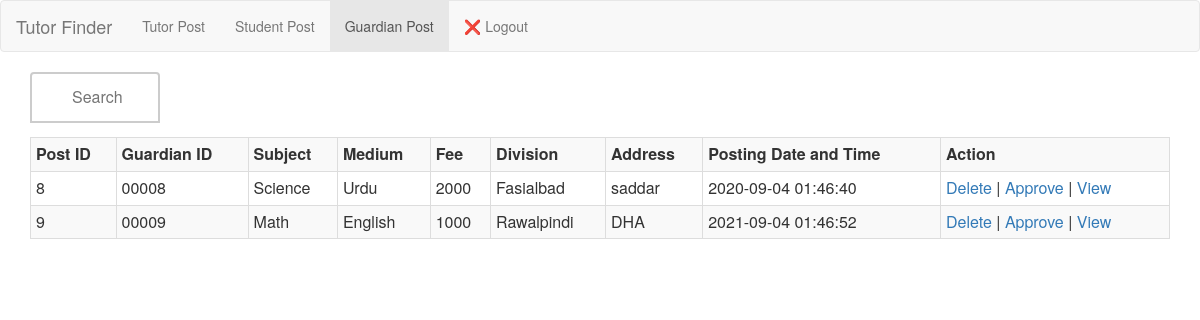
The page /adguardianpost.php on the database its author committed.
### tables this page shows
CREATE TABLE `g_post_temp` (
  `post_id` int(10) NOT NULL,
  `g_id` varchar(15) NOT NULL,
  `subjects` varchar(15) NOT NULL,
  `medium` varchar(10) NOT NULL,
  `salary` int(8) NOT NULL,
  `divisions` varchar(15) NOT NULL,
  `address` varchar(25) NOT NULL,
  `dateTime` timestamp NOT NULL DEFAULT CURRENT_TIMESTAMP
);

### adguardianpost.php (the view, shortened to what this page needs)
<!DOCTYPE <!DOCTYPE html>
<html>
<head>
    <link href="css/bootstrap.min.css" rel="stylesheet">
    <link href="css/bootstrap.css" rel="stylesheet">
    <link href="css/style2.css" rel="stylesheet">
</head>
<body>
<nav class="navbar navbar-default">
    <div class="container-fluid">
        <div class="navbar-header">
            <a class="navbar-brand" href="#index.php">Tutor Finder</a>
        </div>
        <ul class="nav navbar-nav">
            <li><a href="adtutorpost.php">Tutor Post</a></li>
            <li><a href="adstudentpost.php">Student Post</a></li>
            <li class="active"><a href="adguardianpost.php">Guardian Post</a></li>
            <li><a href="logout.php"><?php echo '<span>&#10060</span>'?> Logout</a></li>
        </ul>
    </div>
</nav>
<div class="container">
<form>
    <input type="text" name="search" placeholder="Search" onkeyup="showResult(this.value)">
</form>
<table class="table table-striped table-bordered table-condensed">
    <tr>
    <th>Post ID</th>
    <th>Guardian ID</th>
    <th>Subject</th>
    <th>Medium</th>
    <th>Fee</th>
    <th>Division</th>
    <th>Address</th>
    <th>Posting Date and Time</th>
    <th>Action</th>
    </tr>
    <?php
        require 'config.php';
        $statement="select * from g_post_temp";
        $result = mysqli_query($conn, $statement);
        if (mysqli_num_rows($result) > 0)
        {
            while($row = mysqli_fetch_assoc($result))
            {
                echo "<tr>";
                echo "<td>".$row['post_id']."</td>";
                echo "<td>".$row['g_id']."</td>";
                echo "<td>".$row['subjects']."</td>";
                echo "<td>".$row['medium']."</td>";
                echo "<td>".$row['salary']."</td>";
                echo "<td>".$row['divisions']."</td>";
                echo "<td>".$row['address']."</td>";
                echo "<td>".$row['dateTime']."</td>";
                echo "<td><a href=\"dltguardianpost.php?id=$row[post_id]\" onClick=\"return confirm('Are you sure you want to delete?')\">Delete</a> | <a href=\"appguardianpost.php?id=$row[post_id]\">Approve</a> | <a href=\"singleview.php?id=$row[post_id]\">View</a></td>";
                echo "</tr>";
            }
        }
        else
        {
            echo "Nothing found in db";
        }
    ?>
    </table>
</div>
</body>
</html>

### adguardianpost.php (style rules this page uses)
input[type=text] { width: 130px; box-sizing: border-box; border: 2px solid #ccc; #border-radius: 4px; font-size: 16px; border-top-left-radius: 4px; border-top-right-radius: 4px; background-color: white; background-position: 10px 10px; background-repeat: no-repeat; padding: 12px 20px 12px 40px; -webkit-transition: width 0.4s ease-in-out; transition: width 0.4s ease-in-out; }

### rows shown on the page
g_post_temp: post_id "8", g "00008", subjects "Science", medium "Urdu", salary "2000", divisions "Fasialbad", address "saddar", dateTime "2020-09-04 01:46:40"
g_post_temp: post_id "9", g "00009", subjects "Math", medium "English", salary "1000", divisions "Rawalpindi", address "DHA", dateTime "2021-09-04 01:46:52"
